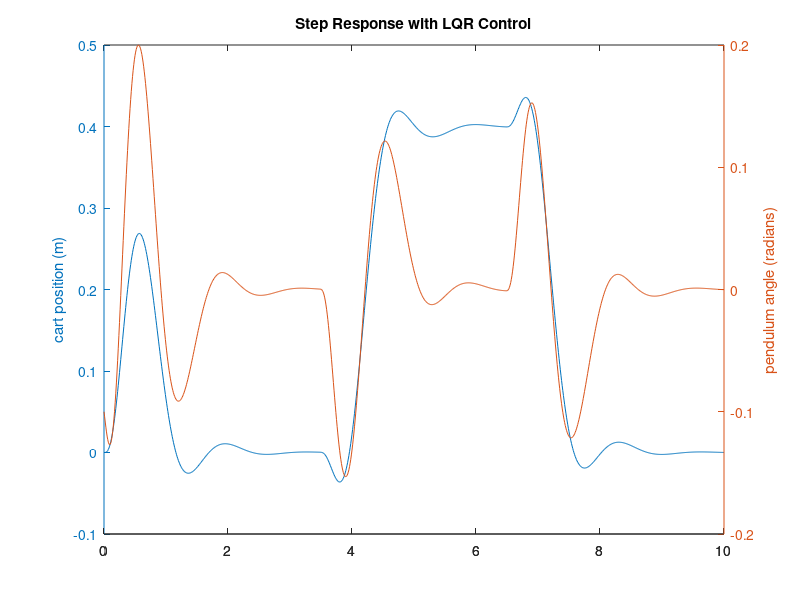
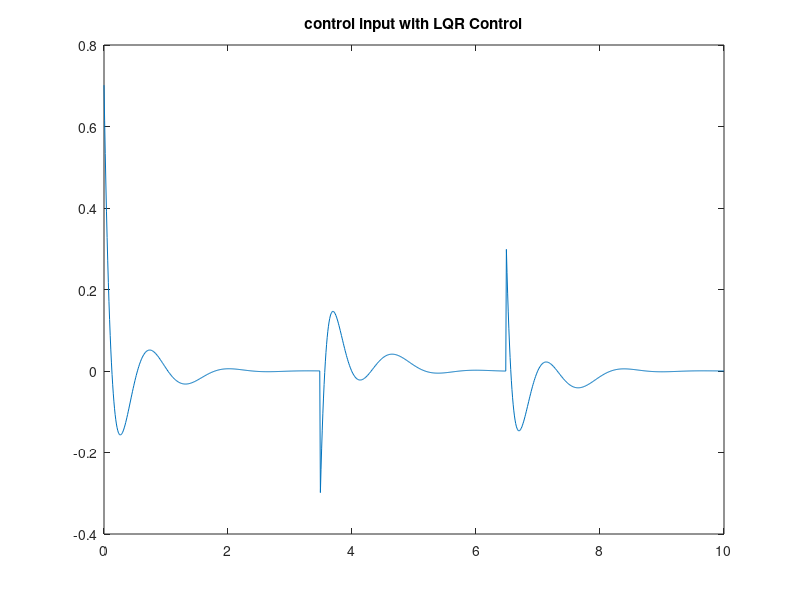

These figures' MATLAB source, in order: (Note: this script raises an error after producing the figures.)
clc;clear;
close all;
AnimationEnable=0;
SaveAnimation=1;
%system parameters
mc=0.75;
mp=0.5;
l=0.6;L=0.3;
I=0.01;
bc=0.1;
bp=0.005;
g=9.81;

Jm=8.0000e-06;
bm=0.0003;
Rm=0.5;
Lm=0.7680;
Km=0.1026;
n=40; %it was a design parameter
r=0.04;

D=I*(mc+mp)+mc*mp*L^2;
A=[ 0 1 0 0 0;
    0 -bc*(I+mp*L^2)/D mp^2*L^2*g/D -mp*L*bp/D n*Km*(I+mp*L^2)/(D*r);
    0 0 0 1 0;
    0 -bc*mp*L/D mp*L*g*(mp+mc)/D -bp*(mp+mc)/D n*mp*L*Km/(r*D);
    0 -Km/Lm 0 0 -Rm/Lm];

B=[0 0 0 0 1/Lm]';
C=[1 0 0 0 0;
    0 0 1 0 0
    0 0 0 0 1];
D=0;
%sys=ss(A,B,C,D);

Q=C'*C;
Q(1,1)=2700;
R=4000;
k=lqr(A,B,Q,R)

s = size(A,1);
Z = [zeros([1,s]) 1];
N = inv([A,B;C(1,:),D])*Z';
Nx = N(1:s);
Nu = N(1+s);
Nbar=Nu + k*Nx

sysFB=ss(A-B*k,B*Nbar,C,D);
%[Tsx1 Tsx2]=stepinfo(sysFB).SettlingTime

%creating input and output
t = 0:0.01:10;
%reference input for Cart position
r =0*ones(size(t));
r(350:650)=0.4;
r(650:1001)=0.0;


[y,t,x]=lsim(sysFB,r,t,[0 0 -0.1 -0.4 0]);%max initial condition for x3=0.24


%Umax=max(abs(u))
%Xmax=max(abs(x))

u=-k*x'+Nbar*r; 

%plotting
figure(1)
set(gcf,'Position',[10 200 800 400])
[AX,H1,H2] = plotyy(t,y(:,1),t,y(:,2),'plot');
set(get(AX(1),'Ylabel'),'String','cart position (m)')
set(get(AX(2),'Ylabel'),'String','pendulum angle (radians)')
title('Step Response with LQR Control')
figure(2)
set(gcf,'Position',[850 50 700 400])
plot(t,u)
title('control input with LQR Control')


if AnimationEnable==1
    %simulation of the system
    figure(3)
    set(gcf,'Position',[450 700 700 400])
    drawpend(x(1,:))
    pause(0.5)
    for i=1:length(t)
        clf;
        axis equal
        drawpend(x(i,:))
        pause(t(2)-t(1));
    end
    hold off
end
if SaveAnimation==1
    myVideo = VideoWriter('Simulation'); %open video file
    myVideo.FrameRate = 100;  %can adjust this, 5 - 10 works well for me
    open(myVideo)


    %simulation of the system
    figure(1)
    set(gcf,'Position',[450 700 700 400])
    drawpend(x(1,:))
    pause(0.5)
    for i=1:size(t)
        clf;
        axis equal
        drawpend(x(i,:))
        pause(0.01);
        frame = getframe(gcf); %get frame
        writeVideo(myVideo, frame);
    end
    hold off
    close(myVideo)
end
